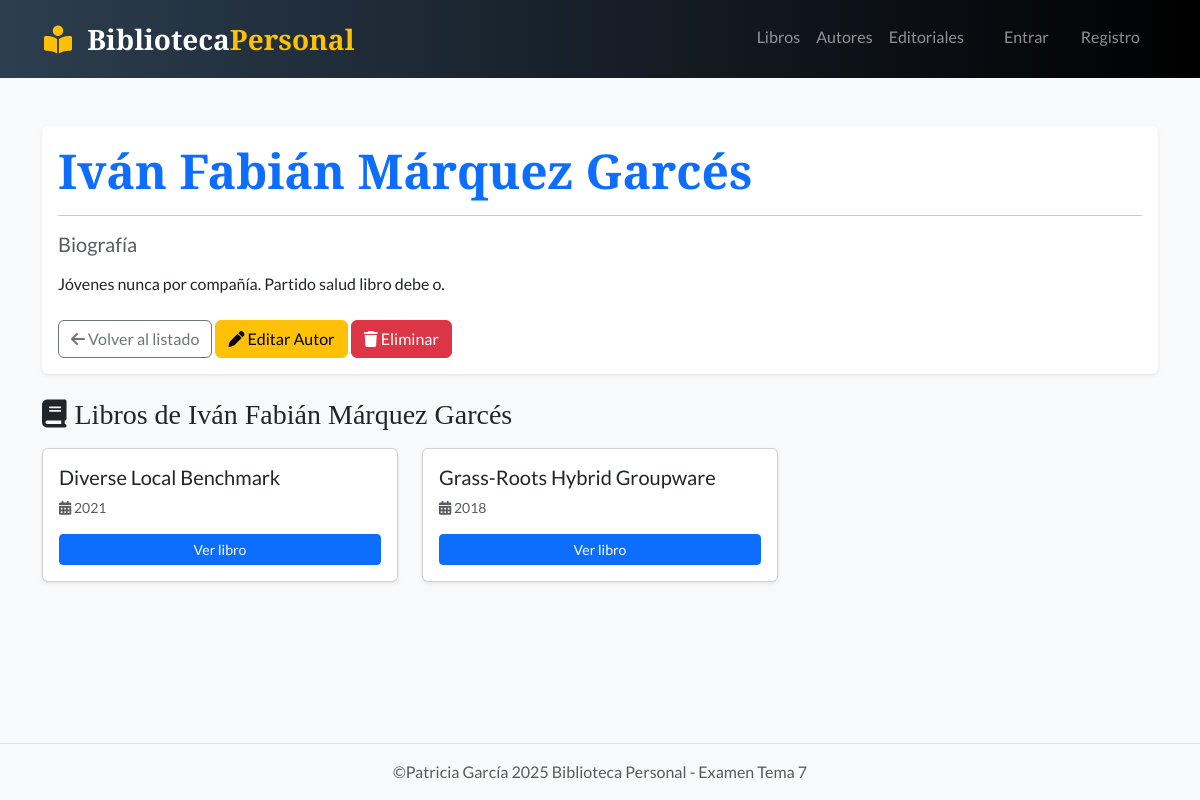
The app's page /autor/13/ with its own data.
### biblioteca/models.py (models this page shows, shortened)
class Autor(models.Model):
    nombre = models.CharField(max_length=150)
    biografia = models.TextField(blank=True, null=True) # Opcional

class Libro(models.Model):
    titulo = models.CharField(max_length=200)
    sinopsis = models.TextField()
    fecha_publicacion = models.DateField()
    portada = models.ImageField(upload_to='portadas/', null=True, blank=True)
    autor = models.ForeignKey(Autor, on_delete=models.CASCADE)
    editorial = models.ForeignKey(Editorial, on_delete=models.SET_NULL, null=True, blank=True)

### biblioteca/views.py (the view)
# urls.py: path('autor/<int:pk>/', views.detalle_autor, name='detalle_autor'),
def detalle_autor(request, pk):
    autor = get_object_or_404(Autor, pk=pk)
    return render(request, 'biblioteca/autor_detalle.html', {'autor': autor})

### biblioteca/templates/biblioteca/autor_detalle.html (shortened to what this page needs)
{% extends 'biblioteca/base.html' %}
{% block contenido %}
<div class="row mt-4">
    <div class="col-md-12">
        <div class="card shadow-sm border-0 mb-4">
            <div class="card-body">
                <h1 class="display-5 fw-bold text-primary">{{ autor.nombre }}</h1>
                <hr>
                <h5 class="text-muted mb-3">Biografía</h5>
                <p class="lead">
                    {% if autor.biografia %}
                        {{ autor.biografia|linebreaks }}
                    {% else %}
                        <em class="text-muted">No hay información biográfica disponible.</em>
                    {% endif %}
                </p>
                <div class="mt-4">
                    <a href="{% url 'lista_autores' %}" class="btn btn-outline-secondary">
                        <i class="fa-solid fa-arrow-left"></i> Volver al listado
                    </a>
                    <a href="{% url 'editar_autor' autor.pk %}" class="btn btn-warning">
                        <i class="fa-solid fa-pen"></i> Editar Autor
                    </a>
                    <a href="{% url 'eliminar_autor' autor.pk %}" class="btn btn-danger">
                        <i class="fa-solid fa-trash"></i> Eliminar
                    </a>
                </div>
            </div>
        </div>
        <h3 class="mb-3"><i class="fa-solid fa-book me-2"></i>Libros de {{ autor.nombre }}</h3>
        <div class="row">
            {% for libro in autor.libro_set.all %}
            <div class="col-md-4 mb-3">
                <div class="card h-100 shadow-sm">
                    <div class="card-body">
                        <h5 class="card-title">{{ libro.titulo }}</h5>
                        <p class="card-text text-muted small">
                            <i class="fa-solid fa-calendar-days"></i> {{ libro.fecha_publicacion|date:"Y" }}
                        </p>
                        <a href="{% url 'detalle_libro' libro.pk %}" class="btn btn-sm btn-primary w-100">
                            Ver libro
                        </a>
                    </div>
                </div>
            </div>
            {% empty %}
            <div class="col-12">
                <div class="alert alert-warning">
                    Este autor aún no tiene libros registrados en la biblioteca.
                </div>
            </div>
            {% endfor %}
        </div>
    </div>
</div>
{% endblock %}

### biblioteca/static/css/estilos.css (style rules this page uses)
body { background-color: #f8f9fa; }

### biblioteca/templates/biblioteca/base.html (style rules this page uses)
body { font-family: 'Lato', sans-serif; background-color: #f8f9fa; }
h1, h2, h3, .navbar-brand { font-family: 'Playfair Display', serif; }

### records on screen
Autor: nombre "Iván Fabián Márquez Garcés", biografia "Jóvenes nunca por compañía. Partido salud libro debe o."
Libro: titulo "Diverse Local Benchmark", fecha_publicacion "2021"
Libro: titulo "Grass-Roots Hybrid Groupware", fecha_publicacion "2018"
